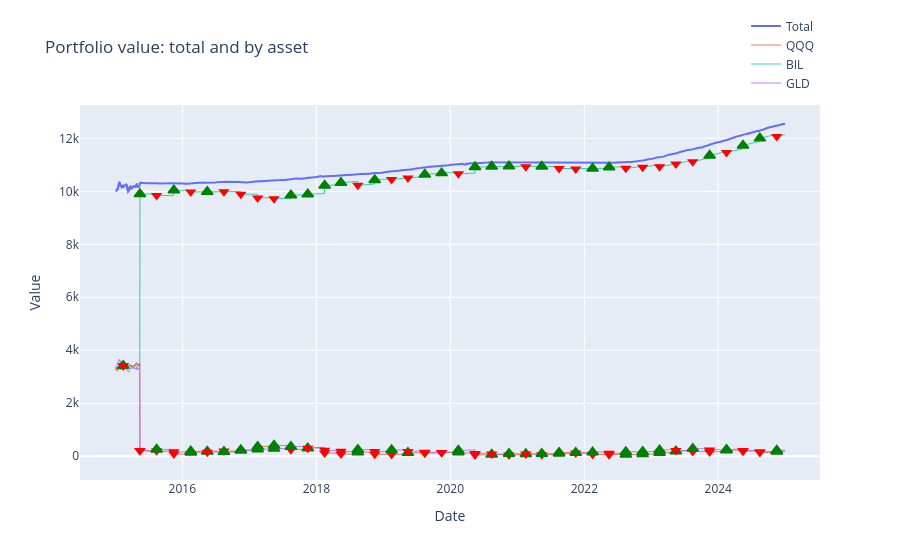

The code cell stored with this chart in its notebook:
### Code cell
fig = result.plot_portfolio(mark_rebalances=True)
fig.show()

### Figure 1 — Plotly figure (JSON) as saved in the notebook; plotly's stock layout.template omitted (floating-point values rounded to 4 significant figures; data arrays with more than 128 entries replaced by an {"elided": "..."} marker saying what was removed)
{"data": [{"hovertemplate": "Date: %{x|%Y-%m-%d}<br>Value: %{y:,.2f}<extra></extra>", "line": {"width": 2}, "mode": "lines", "name": "Total", "type": "scatter", "x": {"elided": "2515 str values"}, "y": {"elided": "2515 float values"}}, {"customdata": {"elided": "2515 float values"}, "hovertemplate": "Date: %{x|%Y-%m-%d}<br>QQQ: %{y:,.2f} (%{customdata:.1f}% of portfolio)<extra></extra>", "line": {"width": 1}, "mode": "lines", "name": "QQQ", "opacity": 0.8, "type": "scatter", "x": {"elided": "2515 str values"}, "y": {"elided": "2515 float values"}}, {"customdata": {"elided": "2515 float values"}, "hovertemplate": "Date: %{x|%Y-%m-%d}<br>BIL: %{y:,.2f} (%{customdata:.1f}% of portfolio)<extra></extra>", "line": {"width": 1}, "mode": "lines", "name": "BIL", "opacity": 0.8, "type": "scatter", "x": {"elided": "2515 str values"}, "y": {"elided": "2515 float values"}}, {"customdata": {"elided": "2515 float values"}, "hovertemplate": "Date: %{x|%Y-%m-%d}<br>GLD: %{y:,.2f} (%{customdata:.1f}% of portfolio)<extra></extra>", "line": {"width": 1}, "mode": "lines", "name": "GLD", "opacity": 0.8, "type": "scatter", "x": {"elided": "2515 str values"}, "y": {"elided": "2515 float values"}}, {"hoverinfo": "text", "hovertext": ["QQQ Buy<br>Date: 2016-02-16<br>Price: 93.22<br>Qty: 0.6432", "QQQ Buy<br>Date: 2016-05-16<br>Price: 99.65<br>Qty: 0.3517", "QQQ Buy<br>Date: 2016-11-15<br>Price: 108.98<br>Qty: 0.2904", "QQQ Buy<br>Date: 2017-02-15<br>Price: 121.59<br>Qty: 0.8577", "QQQ Buy<br>Date: 2017-05-15<br>Price: 131.03<br>Qty: 0.1188", "QQQ Buy<br>Date: 2017-11-15<br>Price: 144.51<br>Qty: 0.2880", "QQQ Buy<br>Date: 2018-08-15<br>Price: 170.74<br>Qty: 0.3933", "QQQ Buy<br>Date: 2019-05-15<br>Price: 175.54<br>Qty: 0.3184", "QQQ Buy<br>Date: 2020-02-14<br>Price: 226.41<br>Qty: 0.0045", "QQQ Buy<br>Date: 2020-08-14<br>Price: 263.63<br>Qty: 0.0430", "QQQ Buy<br>Date: 2021-02-16<br>Price: 325.62<br>Qty: 0.0781", "QQQ Buy<br>Date: 2021-08-16<br>Price: 358.94<br>Qty: 0.1781", "QQQ Buy<br>Date: 2022-08-15<br>Price: 325.79<br>Qty: 0.0245", "QQQ Buy<br>Date: 2022-11-15<br>Price: 283.59<br>Qty: 0.0971", "QQQ Buy<br>Date: 2023-02-15<br>Price: 303.63<br>Qty: 0.1343", "QQQ Buy<br>Date: 2023-05-15<br>Price: 321.50<br>Qty: 0.1362", "QQQ Buy<br>Date: 2024-02-15<br>Price: 429.76<br>Qty: 0.0995", "QQQ Buy<br>Date: 2024-11-15<br>Price: 493.27<br>Qty: 0.0769"], "legendgroup": "QQQ", "marker": {"color": "green", "line": {"color": "green", "width": 1.5}, "size": 10, "symbol": "triangle-up"}, "mode": "markers", "name": "QQQ Buy", "showlegend": false, "type": "scatter", "x": ["2016-02-16T00:00:00+00:00", "2016-05-16T00:00:00+00:00", "2016-11-15T00:00:00+00:00", "2017-02-15T00:00:00+00:00", "2017-05-15T00:00:00+00:00", "2017-11-15T00:00:00+00:00", "2018-08-15T00:00:00+00:00", "2019-05-15T00:00:00+00:00", "2020-02-14T00:00:00+00:00", "2020-08-14T00:00:00+00:00", "2021-02-16T00:00:00+00:00", "2021-08-16T00:00:00+00:00", "2022-08-15T00:00:00+00:00", "2022-11-15T00:00:00+00:00", "2023-02-15T00:00:00+00:00", "2023-05-15T00:00:00+00:00", "2024-02-15T00:00:00+00:00", "2024-11-15T00:00:00+00:00"], "y": [139.5, 184.1, 229.4, 360.3, 403.8, 306.3, 155.5, 128.4, 149.6, 69.3, 84.92, 129.3, 69.35, 87.89, 134.9, 186.6, 224.7, 182.2]}, {"hoverinfo": "text", "hovertext": ["QQQ Sell<br>Date: 2015-02-13<br>Price: 98.44<br>Qty: -0.4847", "QQQ Sell<br>Date: 2015-05-15<br>Price: 101.13<br>Qty: -32.5329", "QQQ Sell<br>Date: 2015-08-14<br>Price: 102.22<br>Qty: -0.1607", "QQQ Sell<br>Date: 2015-11-16<br>Price: 103.32<br>Qty: -1.1365", "QQQ Sell<br>Date: 2016-08-15<br>Price: 110.09<br>Qty: -0.0327", "QQQ Sell<br>Date: 2017-08-15<br>Price: 136.11<br>Qty: -1.2504", "QQQ Sell<br>Date: 2018-02-15<br>Price: 157.25<br>Qty: -1.3329", "QQQ Sell<br>Date: 2018-05-15<br>Price: 159.57<br>Qty: -0.2692", "QQQ Sell<br>Date: 2018-11-15<br>Price: 160.41<br>Qty: -0.4385", "QQQ Sell<br>Date: 2019-02-15<br>Price: 164.55<br>Qty: -0.0590", "QQQ Sell<br>Date: 2019-08-15<br>Price: 175.41<br>Qty: -0.0626", "QQQ Sell<br>Date: 2019-11-15<br>Price: 195.37<br>Qty: -0.0127", "QQQ Sell<br>Date: 2020-05-15<br>Price: 215.90<br>Qty: -0.4410", "QQQ Sell<br>Date: 2020-11-16<br>Price: 284.01<br>Qty: -0.0802", "QQQ Sell<br>Date: 2021-05-14<br>Price: 317.14<br>Qty: -0.0786", "QQQ Sell<br>Date: 2021-11-15<br>Price: 384.29<br>Qty: -0.0432", "QQQ Sell<br>Date: 2022-02-15<br>Price: 347.26<br>Qty: -0.1155", "QQQ Sell<br>Date: 2022-05-16<br>Price: 291.37<br>Qty: -0.0133", "QQQ Sell<br>Date: 2023-08-15<br>Price: 360.98<br>Qty: -0.0806", "QQQ Sell<br>Date: 2023-11-15<br>Price: 380.45<br>Qty: -0.0765", "QQQ Sell<br>Date: 2024-05-15<br>Price: 448.55<br>Qty: -0.1076", "QQQ Sell<br>Date: 2024-08-15<br>Price: 470.60<br>Qty: -0.1227"], "legendgroup": "QQQ", "marker": {"color": "red", "size": 10, "symbol": "triangle-down"}, "mode": "markers", "name": "QQQ Sell", "showlegend": false, "type": "scatter", "x": ["2015-02-13T00:00:00+00:00", "2015-05-15T00:00:00+00:00", "2015-08-14T00:00:00+00:00", "2015-11-16T00:00:00+00:00", "2016-08-15T00:00:00+00:00", "2017-08-15T00:00:00+00:00", "2018-02-15T00:00:00+00:00", "2018-05-15T00:00:00+00:00", "2018-11-15T00:00:00+00:00", "2019-02-15T00:00:00+00:00", "2019-08-15T00:00:00+00:00", "2019-11-15T00:00:00+00:00", "2020-05-15T00:00:00+00:00", "2020-11-16T00:00:00+00:00", "2021-05-14T00:00:00+00:00", "2021-11-15T00:00:00+00:00", "2022-02-15T00:00:00+00:00", "2022-05-16T00:00:00+00:00", "2023-08-15T00:00:00+00:00", "2023-11-15T00:00:00+00:00", "2024-05-15T00:00:00+00:00", "2024-08-15T00:00:00+00:00"], "y": [3414.0, 217.4, 203.3, 88.11, 199.8, 249.3, 123.7, 82.56, 75.75, 67.99, 117.4, 128.2, 47.46, 51.88, 57.77, 121.8, 70.01, 54.87, 180.4, 161.0, 186.2, 137.7]}, {"hoverinfo": "text", "hovertext": ["BIL Buy<br>Date: 2015-02-13<br>Price: 74.34<br>Qty: 1.0873", "BIL Buy<br>Date: 2015-05-15<br>Price: 74.31<br>Qty: 87.2537", "BIL Buy<br>Date: 2015-11-16<br>Price: 74.28<br>Qty: 2.6627", "BIL Buy<br>Date: 2016-05-16<br>Price: 74.28<br>Qty: 0.1006", "BIL Buy<br>Date: 2017-08-15<br>Price: 74.62<br>Qty: 1.4378", "BIL Buy<br>Date: 2017-11-15<br>Price: 74.77<br>Qty: 0.2304", "BIL Buy<br>Date: 2018-02-15<br>Price: 74.98<br>Qty: 4.0911", "BIL Buy<br>Date: 2018-05-15<br>Price: 75.25<br>Qty: 0.9122", "BIL Buy<br>Date: 2018-11-15<br>Price: 75.95<br>Qty: 1.9398", "BIL Buy<br>Date: 2019-08-15<br>Price: 77.24<br>Qty: 0.9799", "BIL Buy<br>Date: 2019-11-15<br>Price: 77.57<br>Qty: 0.0406", "BIL Buy<br>Date: 2020-05-15<br>Price: 78.02<br>Qty: 2.9726", "BIL Buy<br>Date: 2020-08-14<br>Price: 78.02<br>Qty: 0.2927", "BIL Buy<br>Date: 2020-11-16<br>Price: 78.02<br>Qty: 0.0973", "BIL Buy<br>Date: 2021-05-14<br>Price: 77.98<br>Qty: 0.1779", "BIL Buy<br>Date: 2022-02-15<br>Price: 77.93<br>Qty: 0.2586", "BIL Buy<br>Date: 2022-05-16<br>Price: 77.96<br>Qty: 0.5178", "BIL Buy<br>Date: 2023-11-15<br>Price: 82.39<br>Qty: 1.0355", "BIL Buy<br>Date: 2024-05-15<br>Price: 84.55<br>Qty: 1.4840", "BIL Buy<br>Date: 2024-08-15<br>Price: 85.67<br>Qty: 1.3125"], "legendgroup": "BIL", "marker": {"color": "green", "line": {"color": "green", "width": 1.5}, "size": 10, "symbol": "triangle-up"}, "mode": "markers", "name": "BIL Buy", "showlegend": false, "type": "scatter", "x": ["2015-02-13T00:00:00+00:00", "2015-05-15T00:00:00+00:00", "2015-11-16T00:00:00+00:00", "2016-05-16T00:00:00+00:00", "2017-08-15T00:00:00+00:00", "2017-11-15T00:00:00+00:00", "2018-02-15T00:00:00+00:00", "2018-05-15T00:00:00+00:00", "2018-11-15T00:00:00+00:00", "2019-08-15T00:00:00+00:00", "2019-11-15T00:00:00+00:00", "2020-05-15T00:00:00+00:00", "2020-08-14T00:00:00+00:00", "2020-11-16T00:00:00+00:00", "2021-05-14T00:00:00+00:00", "2022-02-15T00:00:00+00:00", "2022-05-16T00:00:00+00:00", "2023-11-15T00:00:00+00:00", "2024-05-15T00:00:00+00:00", "2024-08-15T00:00:00+00:00"], "y": [3414.0, 9897.0, 10040.0, 9986.0, 9850.0, 9887.0, 10220.0, 10330.0, 10430.0, 10640.0, 10690.0, 10910.0, 10940.0, 10950.0, 10930.0, 10860.0, 10910.0, 11350.0, 11730.0, 12000.0]}, {"hoverinfo": "text", "hovertext": ["BIL Sell<br>Date: 2015-08-14<br>Price: 74.28<br>Qty: -0.6906", "BIL Sell<br>Date: 2016-02-16<br>Price: 74.26<br>Qty: -0.8167", "BIL Sell<br>Date: 2016-08-15<br>Price: 74.31<br>Qty: -0.0258", "BIL Sell<br>Date: 2016-11-15<br>Price: 74.34<br>Qty: -1.4242", "BIL Sell<br>Date: 2017-02-15<br>Price: 74.38<br>Qty: -1.8829", "BIL Sell<br>Date: 2017-05-15<br>Price: 74.47<br>Qty: -0.5320", "BIL Sell<br>Date: 2018-08-15<br>Price: 75.58<br>Qty: -1.9211", "BIL Sell<br>Date: 2019-02-15<br>Price: 76.36<br>Qty: -0.4646", "BIL Sell<br>Date: 2019-05-15<br>Price: 76.78<br>Qty: -0.0410", "BIL Sell<br>Date: 2020-02-14<br>Price: 77.85<br>Qty: -0.8480", "BIL Sell<br>Date: 2021-02-16<br>Price: 78.01<br>Qty: -0.2517", "BIL Sell<br>Date: 2021-08-16<br>Price: 77.95<br>Qty: -0.9218", "BIL Sell<br>Date: 2021-11-15<br>Price: 77.95<br>Qty: -0.1526", "BIL Sell<br>Date: 2022-08-15<br>Price: 78.12<br>Qty: -0.7537", "BIL Sell<br>Date: 2022-11-15<br>Price: 78.63<br>Qty: -0.4606", "BIL Sell<br>Date: 2023-02-15<br>Price: 79.40<br>Qty: -1.1312", "BIL Sell<br>Date: 2023-05-15<br>Price: 80.28<br>Qty: -0.1260", "BIL Sell<br>Date: 2023-08-15<br>Price: 81.30<br>Qty: -0.6921", "BIL Sell<br>Date: 2024-02-15<br>Price: 83.51<br>Qty: -0.5164", "BIL Sell<br>Date: 2024-11-15<br>Price: 86.75<br>Qty: -0.9574"], "legendgroup": "BIL", "marker": {"color": "red", "size": 10, "symbol": "triangle-down"}, "mode": "markers", "name": "BIL Sell", "showlegend": false, "type": "scatter", "x": ["2015-08-14T00:00:00+00:00", "2016-02-16T00:00:00+00:00", "2016-08-15T00:00:00+00:00", "2016-11-15T00:00:00+00:00", "2017-02-15T00:00:00+00:00", "2017-05-15T00:00:00+00:00", "2018-08-15T00:00:00+00:00", "2019-02-15T00:00:00+00:00", "2019-05-15T00:00:00+00:00", "2020-02-14T00:00:00+00:00", "2021-02-16T00:00:00+00:00", "2021-08-16T00:00:00+00:00", "2021-11-15T00:00:00+00:00", "2022-08-15T00:00:00+00:00", "2022-11-15T00:00:00+00:00", "2023-02-15T00:00:00+00:00", "2023-05-15T00:00:00+00:00", "2023-08-15T00:00:00+00:00", "2024-02-15T00:00:00+00:00", "2024-11-15T00:00:00+00:00"], "y": [9841.0, 9976.0, 9988.0, 9887.0, 9751.0, 9723.0, 10230.0, 10450.0, 10500.0, 10660.0, 10920.0, 10860.0, 10850.0, 10870.0, 10910.0, 10920.0, 11030.0, 11120.0, 11460.0, 12070.0]}, {"hoverinfo": "text", "hovertext": ["GLD Buy<br>Date: 2015-08-14<br>Price: 106.85<br>Qty: 0.6338", "GLD Buy<br>Date: 2016-02-16<br>Price: 114.77<br>Qty: 0.0060", "GLD Buy<br>Date: 2016-08-15<br>Price: 127.84<br>Qty: 0.0431", "GLD Buy<br>Date: 2016-11-15<br>Price: 117.12<br>Qty: 0.6338", "GLD Buy<br>Date: 2017-02-15<br>Price: 117.45<br>Qty: 0.3045", "GLD Buy<br>Date: 2017-05-15<br>Price: 117.14<br>Qty: 0.2054", "GLD Buy<br>Date: 2017-08-15<br>Price: 120.98<br>Qty: 0.5199", "GLD Buy<br>Date: 2018-08-15<br>Price: 111.19<br>Qty: 0.7018", "GLD Buy<br>Date: 2019-02-15<br>Price: 124.80<br>Qty: 0.3621", "GLD Buy<br>Date: 2020-02-14<br>Price: 149.00<br>Qty: 0.4362", "GLD Buy<br>Date: 2020-11-16<br>Price: 177.15<br>Qty: 0.0857", "GLD Buy<br>Date: 2021-05-14<br>Price: 172.69<br>Qty: 0.0641", "GLD Buy<br>Date: 2021-08-16<br>Price: 167.22<br>Qty: 0.0474", "GLD Buy<br>Date: 2021-11-15<br>Price: 174.18<br>Qty: 0.1636", "GLD Buy<br>Date: 2022-02-15<br>Price: 173.08<br>Qty: 0.1152", "GLD Buy<br>Date: 2022-08-15<br>Price: 165.71<br>Qty: 0.3070", "GLD Buy<br>Date: 2022-11-15<br>Price: 165.50<br>Qty: 0.0525", "GLD Buy<br>Date: 2023-02-15<br>Price: 170.89<br>Qty: 0.2870", "GLD Buy<br>Date: 2023-08-15<br>Price: 176.59<br>Qty: 0.4834", "GLD Buy<br>Date: 2024-02-15<br>Price: 185.66<br>Qty: 0.0019", "GLD Buy<br>Date: 2024-11-15<br>Price: 236.59<br>Qty: 0.1908"], "legendgroup": "GLD", "marker": {"color": "green", "line": {"color": "green", "width": 1.5}, "size": 10, "symbol": "triangle-up"}, "mode": "markers", "name": "GLD Buy", "showlegend": false, "type": "scatter", "x": ["2015-08-14T00:00:00+00:00", "2016-02-16T00:00:00+00:00", "2016-08-15T00:00:00+00:00", "2016-11-15T00:00:00+00:00", "2017-02-15T00:00:00+00:00", "2017-05-15T00:00:00+00:00", "2017-08-15T00:00:00+00:00", "2018-08-15T00:00:00+00:00", "2019-02-15T00:00:00+00:00", "2020-02-14T00:00:00+00:00", "2020-11-16T00:00:00+00:00", "2021-05-14T00:00:00+00:00", "2021-08-16T00:00:00+00:00", "2021-11-15T00:00:00+00:00", "2022-02-15T00:00:00+00:00", "2022-08-15T00:00:00+00:00", "2022-11-15T00:00:00+00:00", "2023-02-15T00:00:00+00:00", "2023-08-15T00:00:00+00:00", "2024-02-15T00:00:00+00:00", "2024-11-15T00:00:00+00:00"], "y": [256.1, 186.9, 169.1, 229.1, 265.5, 288.9, 361.2, 248.7, 240.6, 220.2, 96.09, 98.77, 103.6, 136.4, 155.5, 164.2, 172.7, 227.4, 288.6, 246.3, 219.2]}, {"hoverinfo": "text", "hovertext": ["GLD Sell<br>Date: 2015-02-13<br>Price: 117.98<br>Qty: -0.2807", "GLD Sell<br>Date: 2015-05-15<br>Price: 117.53<br>Qty: -27.1750", "GLD Sell<br>Date: 2015-11-16<br>Price: 103.71<br>Qty: -0.7749", "GLD Sell<br>Date: 2016-05-16<br>Price: 121.80<br>Qty: -0.3491", "GLD Sell<br>Date: 2017-11-15<br>Price: 121.41<br>Qty: -0.4847", "GLD Sell<br>Date: 2018-02-15<br>Price: 128.38<br>Qty: -0.7569", "GLD Sell<br>Date: 2018-05-15<br>Price: 122.48<br>Qty: -0.2097", "GLD Sell<br>Date: 2018-11-15<br>Price: 114.77<br>Qty: -0.6708", "GLD Sell<br>Date: 2019-05-15<br>Price: 122.39<br>Qty: -0.4310", "GLD Sell<br>Date: 2019-08-15<br>Price: 143.70<br>Qty: -0.4503", "GLD Sell<br>Date: 2019-11-15<br>Price: 138.21<br>Qty: -0.0049", "GLD Sell<br>Date: 2020-05-15<br>Price: 163.93<br>Qty: -0.8340", "GLD Sell<br>Date: 2020-08-14<br>Price: 182.54<br>Qty: -0.1872", "GLD Sell<br>Date: 2021-02-16<br>Price: 168.24<br>Qty: -0.0345", "GLD Sell<br>Date: 2022-05-16<br>Price: 170.40<br>Qty: -0.2142", "GLD Sell<br>Date: 2023-05-15<br>Price: 187.21<br>Qty: -0.1798", "GLD Sell<br>Date: 2023-11-15<br>Price: 181.64<br>Qty: -0.3094", "GLD Sell<br>Date: 2024-05-15<br>Price: 220.89<br>Qty: -0.3496", "GLD Sell<br>Date: 2024-08-15<br>Price: 226.91<br>Qty: -0.2411"], "legendgroup": "GLD", "marker": {"color": "red", "size": 10, "symbol": "triangle-down"}, "mode": "markers", "name": "GLD Sell", "showlegend": false, "type": "scatter", "x": ["2015-02-13T00:00:00+00:00", "2015-05-15T00:00:00+00:00", "2015-11-16T00:00:00+00:00", "2016-05-16T00:00:00+00:00", "2017-11-15T00:00:00+00:00", "2018-02-15T00:00:00+00:00", "2018-05-15T00:00:00+00:00", "2018-11-15T00:00:00+00:00", "2019-05-15T00:00:00+00:00", "2019-08-15T00:00:00+00:00", "2019-11-15T00:00:00+00:00", "2020-05-15T00:00:00+00:00", "2020-08-14T00:00:00+00:00", "2021-02-16T00:00:00+00:00", "2022-05-16T00:00:00+00:00", "2023-05-15T00:00:00+00:00", "2023-11-15T00:00:00+00:00", "2024-05-15T00:00:00+00:00", "2024-08-15T00:00:00+00:00"], "y": [3414.0, 207.3, 168.3, 155.8, 303.7, 223.9, 188.0, 179.7, 183.2, 150.4, 144.0, 105.6, 83.37, 85.45, 116.6, 215.4, 240.6, 215.8, 167.0]}], "layout": {"hovermode": "closest", "legend": {"orientation": "h", "x": 1, "xanchor": "right", "y": 1.02, "yanchor": "bottom"}, "margin": {"t": 80}, "title": {"text": "Portfolio value: total and by asset"}, "xaxis": {"title": {"text": "Date"}}, "yaxis": {"title": {"text": "Value"}}}}
